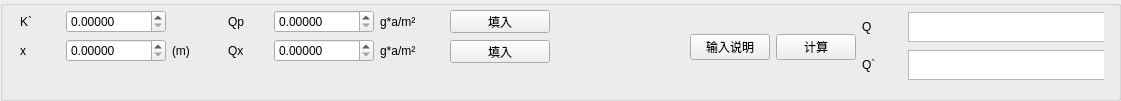
   <widget class="QGroupBox" name="groupBox_5">
    <property name="geometry">
     <rect>
      <x>10</x>
      <y>470</y>
      <width>1121</width>
      <height>101</height>
     </rect>
    </property>
    <property name="maximumSize">
     <size>
      <width>100000</width>
      <height>10000</height>
     </size>
    </property>
    <property name="title">
     <string/>
    </property>
    <widget class="QWidget" name="layoutWidget">
     <property name="geometry">
      <rect>
       <x>690</x>
       <y>10</y>
       <width>414</width>
       <height>74</height>
      </rect>
     </property>
     <layout class="QHBoxLayout" name="horizontalLayout_36">
      <item>
       <widget class="QPushButton" name="pushButton_7">
        <property name="minimumSize">
         <size>
          <width>0</width>
          <height>0</height>
         </size>
        </property>
        <property name="text">
         <string>输入说明</string>
        </property>
       </widget>
      </item>
      <item>
       <widget class="QPushButton" name="Q_calculate">
        <property name="text">
         <string>计算</string>
        </property>
       </widget>
      </item>
      <item>
       <layout class="QVBoxLayout" name="verticalLayout_2">
        <item>
         <layout class="QHBoxLayout" name="horizontalLayout_34">
          <item>
           <widget class="QLabel" name="label_36">
            <property name="minimumSize">
             <size>
              <width>40</width>
              <height>0</height>
             </size>
            </property>
            <property name="maximumSize">
             <size>
              <width>40</width>
              <height>16777215</height>
             </size>
            </property>
            <property name="text">
             <string>Q</string>
            </property>
           </widget>
          </item>
          <item>
           <widget class="QTextBrowser" name="Q_value">
            <property name="minimumSize">
             <size>
              <width>200</width>
              <height>30</height>
             </size>
            </property>
            <property name="maximumSize">
             <size>
              <width>200</width>
              <height>30</height>
             </size>
            </property>
           </widget>
          </item>
         </layout>
        </item>
        <item>
         <layout class="QHBoxLayout" name="horizontalLayout_35">
          <item>
           <widget class="QLabel" name="label_37">
            <property name="minimumSize">
             <size>
              <width>40</width>
              <height>0</height>
             </size>
            </property>
            <property name="maximumSize">
             <size>
              <width>40</width>
              <height>16777215</height>
             </size>
            </property>
            <property name="text">
             <string>Q`</string>
            </property>
           </widget>
          </item>
          <item>
           <widget class="QTextBrowser" name="Q_plus_value">
            <property name="minimumSize">
             <size>
              <width>200</width>
              <height>30</height>
             </size>
            </property>
            <property name="maximumSize">
             <size>
              <width>200</width>
              <height>30</height>
             </size>
            </property>
           </widget>
          </item>
         </layout>
        </item>
       </layout>
      </item>
     </layout>
    </widget>
    <widget class="QPushButton" name="write_into_Qp">
     <property name="geometry">
      <rect>
       <x>450</x>
       <y>10</y>
       <width>100</width>
       <height>23</height>
      </rect>
     </property>
     <property name="minimumSize">
      <size>
       <width>100</width>
       <height>0</height>
      </size>
     </property>
     <property name="maximumSize">
      <size>
       <width>100</width>
       <height>16777215</height>
      </size>
     </property>
     <property name="text">
      <string>填入</string>
     </property>
    </widget>
    <widget class="QPushButton" name="write_into_Qx">
     <property name="geometry">
      <rect>
       <x>450</x>
       <y>40</y>
       <width>100</width>
       <height>23</height>
      </rect>
     </property>
     <property name="minimumSize">
      <size>
       <width>100</width>
       <height>0</height>
      </size>
     </property>
     <property name="maximumSize">
      <size>
       <width>100</width>
       <height>16777215</height>
      </size>
     </property>
     <property name="text">
      <string>填入</string>
     </property>
    </widget>
    <widget class="QWidget" name="layoutWidget">
     <property name="geometry">
      <rect>
       <x>10</x>
       <y>10</y>
       <width>421</width>
       <height>52</height>
      </rect>
     </property>
     <layout class="QGridLayout" name="gridLayout_12">
      <item row="0" column="0">
       <layout class="QHBoxLayout" name="horizontalLayout_31">
        <item>
         <widget class="QLabel" name="label_33">
          <property name="minimumSize">
           <size>
            <width>40</width>
            <height>0</height>
           </size>
          </property>
          <property name="maximumSize">
           <size>
            <width>40</width>
            <height>16777215</height>
           </size>
          </property>
          <property name="text">
           <string>K`</string>
          </property>
         </widget>
        </item>
        <item>
         <widget class="QDoubleSpinBox" name="K_value">
          <property name="minimumSize">
           <size>
            <width>100</width>
            <height>0</height>
           </size>
          </property>
          <property name="maximumSize">
           <size>
            <width>100</width>
            <height>16777215</height>
           </size>
          </property>
          <property name="decimals">
           <number>5</number>
          </property>
          <property name="maximum">
           <double>100000.000000000000000</double>
          </property>
         </widget>
        </item>
        <item>
         <widget class="QLabel" name="label_90">
          <property name="minimumSize">
           <size>
            <width>40</width>
            <height>0</height>
           </size>
          </property>
          <property name="maximumSize">
           <size>
            <width>40</width>
            <height>16777215</height>
           </size>
          </property>
          <property name="text">
           <string/>
          </property>
         </widget>
        </item>
       </layout>
      </item>
      <item row="0" column="1">
       <layout class="QHBoxLayout" name="horizontalLayout_32">
        <item>
         <widget class="QLabel" name="label_35">
          <property name="minimumSize">
           <size>
            <width>40</width>
            <height>0</height>
           </size>
          </property>
          <property name="maximumSize">
           <size>
            <width>40</width>
            <height>16777215</height>
           </size>
          </property>
          <property name="text">
           <string>Qp</string>
          </property>
         </widget>
        </item>
        <item>
         <widget class="QDoubleSpinBox" name="Qp_value">
          <property name="minimumSize">
           <size>
            <width>100</width>
            <height>0</height>
           </size>
          </property>
          <property name="maximumSize">
           <size>
            <width>100</width>
            <height>16777215</height>
           </size>
          </property>
          <property name="decimals">
           <number>5</number>
          </property>
          <property name="maximum">
           <double>100000.000000000000000</double>
          </property>
         </widget>
        </item>
        <item>
         <widget class="QLabel" name="label_56">
          <property name="maximumSize">
           <size>
            <width>40</width>
            <height>16777215</height>
           </size>
          </property>
          <property name="text">
           <string>g*a/m²</string>
          </property>
         </widget>
        </item>
       </layout>
      </item>
      <item row="1" column="0">
       <layout class="QHBoxLayout" name="horizontalLayout_30">
        <item>
         <widget class="QLabel" name="label_32">
          <property name="minimumSize">
           <size>
            <width>40</width>
            <height>0</height>
           </size>
          </property>
          <property name="maximumSize">
           <size>
            <width>40</width>
            <height>16777215</height>
           </size>
          </property>
          <property name="text">
           <string>x</string>
          </property>
         </widget>
        </item>
        <item>
         <widget class="QDoubleSpinBox" name="x_value">
          <property name="minimumSize">
           <size>
            <width>100</width>
            <height>0</height>
           </size>
          </property>
          <property name="maximumSize">
           <size>
            <width>100</width>
            <height>16777215</height>
           </size>
          </property>
          <property name="decimals">
           <number>5</number>
          </property>
          <property name="maximum">
           <double>100000.000000000000000</double>
          </property>
         </widget>
        </item>
        <item>
         <widget class="QLabel" name="label_40">
          <property name="minimumSize">
           <size>
            <width>40</width>
            <height>0</height>
           </size>
          </property>
          <property name="maximumSize">
           <size>
            <width>40</width>
            <height>16777215</height>
           </size>
          </property>
          <property name="text">
           <string>(m)</string>
          </property>
         </widget>
        </item>
       </layout>
      </item>
      <item row="1" column="1">
       <layout class="QHBoxLayout" name="horizontalLayout_33">
        <item>
         <widget class="QLabel" name="label_34">
          <property name="minimumSize">
           <size>
            <width>40</width>
            <height>0</height>
           </size>
          </property>
          <property name="maximumSize">
           <size>
            <width>40</width>
            <height>16777215</height>
           </size>
          </property>
          <property name="text">
           <string>Qx</string>
          </property>
         </widget>
        </item>
        <item>
         <widget class="QDoubleSpinBox" name="Qx_value">
          <property name="minimumSize">
           <size>
            <width>100</width>
            <height>0</height>
           </size>
          </property>
          <property name="maximumSize">
           <size>
            <width>100</width>
            <height>16777215</height>
           </size>
          </property>
          <property name="decimals">
           <number>5</number>
          </property>
          <property name="maximum">
           <double>100000.000000000000000</double>
          </property>
         </widget>
        </item>
        <item>
         <widget class="QLabel" name="label_57">
          <property name="minimumSize">
           <size>
            <width>40</width>
            <height>0</height>
           </size>
          </property>
          <property name="maximumSize">
           <size>
            <width>40</width>
            <height>16777215</height>
           </size>
          </property>
          <property name="text">
           <string>g*a/m²</string>
          </property>
         </widget>
        </item>
       </layout>
      </item>
     </layout>
    </widget>
   </widget>
